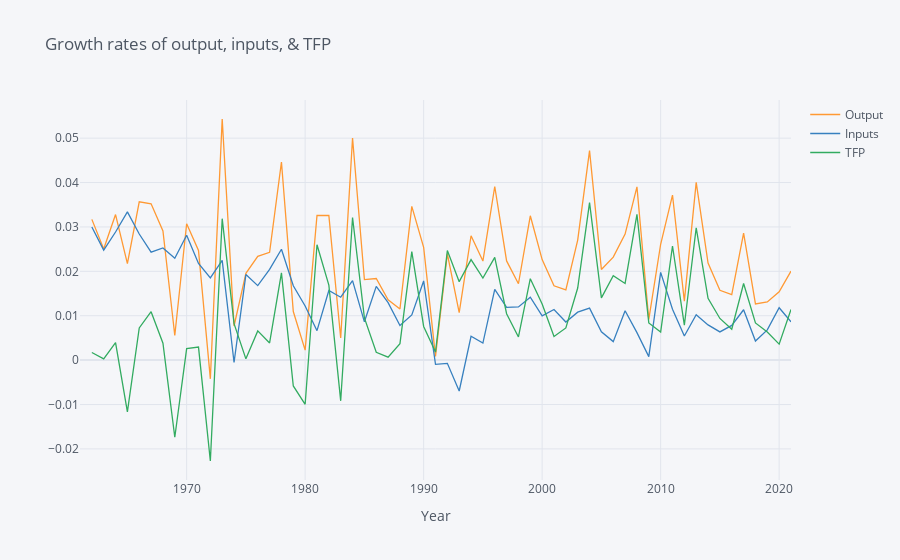

Notebook code cell kept with this figure:
### Markdown cell above
And a graph of growth rates:

### Code cell
dworld[['Output','Inputs','TFP']].iplot(title="Growth rates of output, inputs, & TFP",
                                           xTitle="Year")
